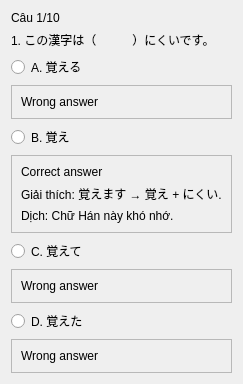
               <widget class="QWidget" name="bai2_cau1">
                <layout class="QVBoxLayout" name="layout_bai2_cau1">
                 <item>
                  <widget class="QLabel" name="bai2_progress1">
                   <property name="text">
                    <string>Câu 1/10</string>
                   </property>
                  </widget>
                 </item>
                 <item>
                  <widget class="QLabel" name="bai2_question1">
                   <property name="text">
                    <string>1. この漢字は（　　　）にくいです。</string>
                   </property>
                   <property name="wordWrap">
                    <bool>true</bool>
                   </property>
                  </widget>
                 </item>
                 <item>
                  <widget class="QRadioButton" name="bai2_1_A">
                   <property name="text">
                    <string>A. 覚える</string>
                   </property>
                  </widget>
                 </item>
                 <item>
                  <widget class="QFrame" name="frame_41">
                   <property name="frameShape">
                    <enum>QFrame::StyledPanel</enum>
                   </property>
                   <property name="frameShadow">
                    <enum>QFrame::Raised</enum>
                   </property>
                   <layout class="QVBoxLayout" name="verticalLayout_46">
                    <item>
                     <widget class="QLabel" name="label_76">
                      <property name="text">
                       <string>Wrong answer</string>
                      </property>
                     </widget>
                    </item>
                   </layout>
                  </widget>
                 </item>
                 <item>
                  <widget class="QRadioButton" name="bai2_1_B">
                   <property name="text">
                    <string>B. 覚え</string>
                   </property>
                  </widget>
                 </item>
                 <item>
                  <widget class="QFrame" name="frame_42">
                   <property name="frameShape">
                    <enum>QFrame::StyledPanel</enum>
                   </property>
                   <property name="frameShadow">
                    <enum>QFrame::Raised</enum>
                   </property>
                   <layout class="QVBoxLayout" name="verticalLayout_47">
                    <item>
                     <widget class="QLabel" name="label_79">
                      <property name="text">
                       <string>Correct answer</string>
                      </property>
                     </widget>
                    </item>
                    <item>
                     <widget class="QLabel" name="label_77">
                      <property name="text">
                       <string>Giải thích: 覚えます → 覚え + にくい.</string>
                      </property>
                     </widget>
                    </item>
                    <item>
                     <widget class="QLabel" name="label_78">
                      <property name="text">
                       <string>Dịch: Chữ Hán này khó nhớ.</string>
                      </property>
                     </widget>
                    </item>
                   </layout>
                  </widget>
                 </item>
                 <item>
                  <widget class="QRadioButton" name="bai2_1_C">
                   <property name="text">
                    <string>C. 覚えて</string>
                   </property>
                  </widget>
                 </item>
                 <item>
                  <widget class="QFrame" name="frame_43">
                   <property name="frameShape">
                    <enum>QFrame::StyledPanel</enum>
                   </property>
                   <property name="frameShadow">
                    <enum>QFrame::Raised</enum>
                   </property>
                   <layout class="QVBoxLayout" name="verticalLayout_48">
                    <item>
                     <widget class="QLabel" name="label_80">
                      <property name="text">
                       <string>Wrong answer</string>
                      </property>
                     </widget>
                    </item>
                   </layout>
                  </widget>
                 </item>
                 <item>
                  <widget class="QRadioButton" name="bai2_1_D">
                   <property name="text">
                    <string>D. 覚えた</string>
                   </property>
                  </widget>
                 </item>
                 <item>
                  <widget class="QFrame" name="frame_44">
                   <property name="frameShape">
                    <enum>QFrame::StyledPanel</enum>
                   </property>
                   <property name="frameShadow">
                    <enum>QFrame::Raised</enum>
                   </property>
                   <layout class="QVBoxLayout" name="verticalLayout_49">
                    <item>
                     <widget class="QLabel" name="label_81">
                      <property name="text">
                       <string>Wrong answer</string>
                      </property>
                     </widget>
                    </item>
                   </layout>
                  </widget>
                 </item>
                </layout>
               </widget>
